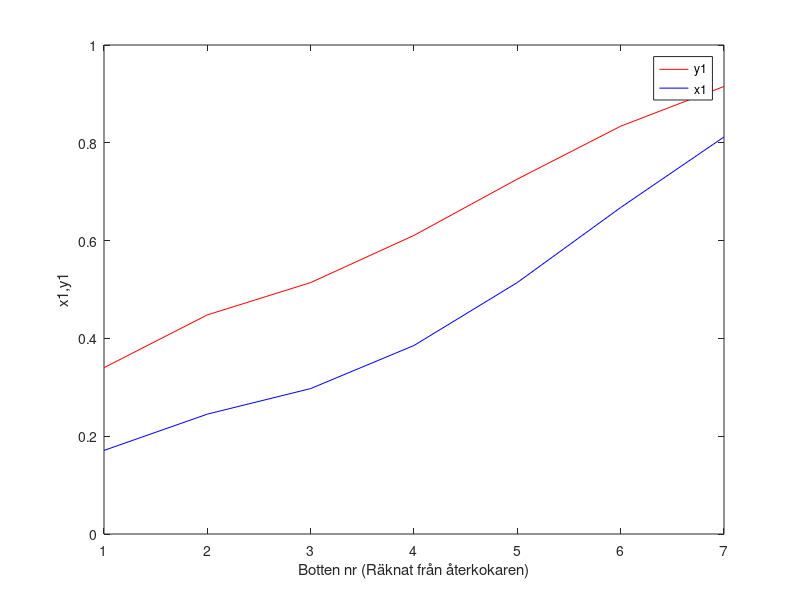

Write MATLAB code to recreate this figure.
%Sorel

clear all
P=760; %mmHg
q= 0.8; 
zfa=0.35;   % total conc. of A in the inflow
xfa=0.3063; % conc. of A in the liquid inflow
xd=0.9;
xw=0.1;     % component x in the bottom part of the column 
F=250;      % feed kmol/h
R=3;        % reflux ratio

%Antoine constants (for mmHg, celcius, 10log)
%Ant_a=[6.90565 1211.033 220.790];
A1=6.90565;
B1=1211.033;
C1=220.790;
%Ant_b=[6.95464 1344.800 219.482];
A2=6.95464;
B2=1344.800;
C3=219.482;

gamma1=1;
gamma2=2;


% balances over column
D=F*(zfa-xw)/(xd-xw);
W=F-D; %

% balances over condenser
L=R*D;
V=D*(R+1);

l=L+q*F; % L-streck
v=V-(1-q)*F; % V-streck

%reboiler
y0=5/3-5/(3+4.5*xw); % 
xr=(v/l)*y0+(W/l)*xw;         % components balance reboiler (r) = tray closest to the reboiler

% Stripper part   The step to the feed bottom:
x(1)=xr;
i=0;

while x<xfa
    i=i+1;
    y(i)=5/3-5/(3+4.5*x(i));
    x(i+1)=(v/l)*y(i)+(W/l)*xw;  % Components balance over the stripper part (from bottom up)
end

m=i+1; % trays in the stripper section

% Rectifier
while y(i)<xd
    x(i+1)=(V/L)*y(i)+(1/L)*(W*xw-F*zfa);   %Component balance over rectifier
    i=i+1;
    y(i)=5/3-5/(3+4.5*x(i)); % Phase equilibrium connection
end

%heat demand reboiler
%Calculation of the temperature in the reboiler (Bubblepoint) (HINT Bubbelpunkt i flash från S3)
TK=95.5+273;
% The temperature needs to be put in Kelvin!!

% Composition out of reboiler
x1=y0;              % Component A, mole fractions Vstreck
x2=1-y0;            % Component B, mole fractions Vstreck

% Calculation of enthalpies in gas phase
aAg=0.69381e5;
bAg=0.6752e1;
cAg=0.13199;
aBg=0.31596e5;
bBg=0.15841e2;
cBg=0.15429;

HA=aAg+bAg*TK+cAg*TK^2; % TK needs to be in Kelvin
HB=aBg+bBg*TK+cBg*TK^2; % TK needs to be in Kelvin
Hblandningg=x1*HA+x2*HB; % enthalpy of the mixture [kJ/kmol] 

%Enthalpy liquid phase (see the gas phase calculations above)
aAv=0.19534e5;
bAv=0.63711e2;
cAv=0.12206;
aBv=-0.12588e5;
bBv=0.14150e2;
cBv=0.23130;

hA=aAv+bAv*TK+cAv*TK^2;
hB=aBv+bBv*TK+cBv*TK^2;
hblandningv=HA*xw+HB*(1-xw); %kJ/kmol 

Q_reboiler=v*Hblandningg/3600;        % convert the enthalpies into [kW] 

disp(['överförd effekt' num2str(round(Q_reboiler)),'kW'])
disp(['bottnar nedre del' num2str(m)])
disp(['bottnar övre del' num2str(i-m)])
disp(['bottnar totalt' num2str(i)])

figure(1);
plot(1:i,y,'r');
hold on
plot(1:i,x,'b');
legend('y1','x1');
ylabel('x1,y1');
xlabel('Botten nr (Räknat från återkokaren)');

%Minimum reflux ratio

yfa=5/3-5/(3+4.5*xfa);
Rmin=(xd-yfa)/(yfa-xfa);            % (LV)min = Rmin/(Rmin+1)
disp(['Minsta återflödesförhålland:',num2str(Rmin)])



